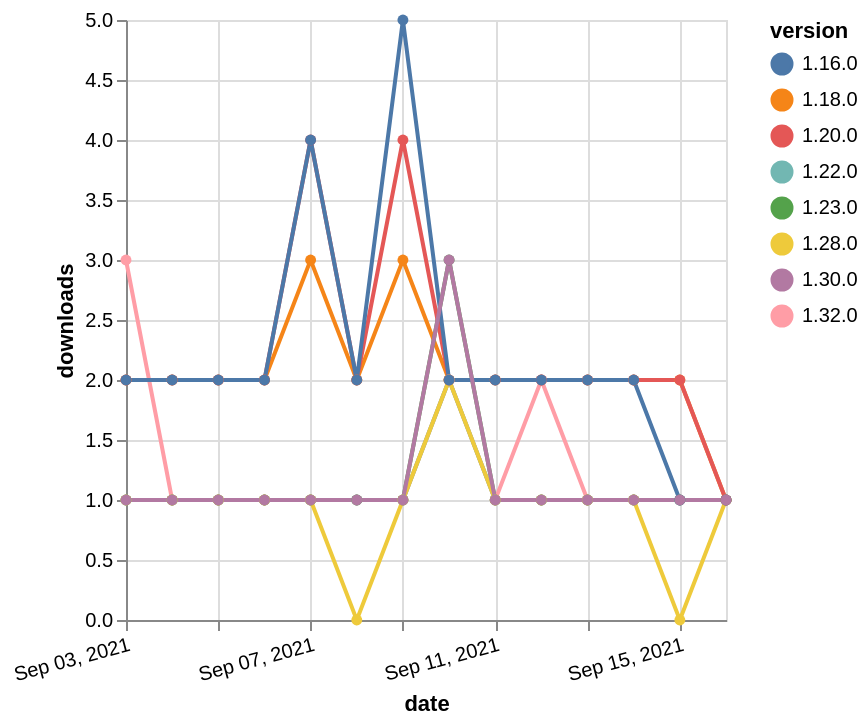

Vega-Lite specification for this chart:
### Vega-Lite specification from a JSON file in a GitHub repository (floating-point values rounded to 4 significant figures)
{"$schema": "https://vega.github.io/schema/vega-lite/v5.json", "description": "A simple bar chart with embedded data.", "data": {"values": [{"date": "2021-09-03", "total": 2587, "delta": 2, "version": "1.18.0"}, {"date": "2021-09-04", "total": 2589, "delta": 2, "version": "1.18.0"}, {"date": "2021-09-05", "total": 2591, "delta": 2, "version": "1.18.0"}, {"date": "2021-09-06", "total": 2593, "delta": 2, "version": "1.18.0"}, {"date": "2021-09-07", "total": 2596, "delta": 3, "version": "1.18.0"}, {"date": "2021-09-08", "total": 2598, "delta": 2, "version": "1.18.0"}, {"date": "2021-09-09", "total": 2601, "delta": 3, "version": "1.18.0"}, {"date": "2021-09-10", "total": 2603, "delta": 2, "version": "1.18.0"}, {"date": "2021-09-11", "total": 2605, "delta": 2, "version": "1.18.0"}, {"date": "2021-09-12", "total": 2607, "delta": 2, "version": "1.18.0"}, {"date": "2021-09-13", "total": 2609, "delta": 2, "version": "1.18.0"}, {"date": "2021-09-14", "total": 2611, "delta": 2, "version": "1.18.0"}, {"date": "2021-09-15", "total": 2613, "delta": 2, "version": "1.18.0"}, {"date": "2021-09-16", "total": 2614, "delta": 1, "version": "1.18.0"}, {"date": "2021-09-03", "total": 119, "delta": 3, "version": "1.32.0"}, {"date": "2021-09-04", "total": 120, "delta": 1, "version": "1.32.0"}, {"date": "2021-09-05", "total": 121, "delta": 1, "version": "1.32.0"}, {"date": "2021-09-06", "total": 122, "delta": 1, "version": "1.32.0"}, {"date": "2021-09-07", "total": 123, "delta": 1, "version": "1.32.0"}, {"date": "2021-09-08", "total": 124, "delta": 1, "version": "1.32.0"}, {"date": "2021-09-09", "total": 125, "delta": 1, "version": "1.32.0"}, {"date": "2021-09-10", "total": 127, "delta": 2, "version": "1.32.0"}, {"date": "2021-09-11", "total": 128, "delta": 1, "version": "1.32.0"}, {"date": "2021-09-12", "total": 130, "delta": 2, "version": "1.32.0"}, {"date": "2021-09-13", "total": 131, "delta": 1, "version": "1.32.0"}, {"date": "2021-09-14", "total": 132, "delta": 1, "version": "1.32.0"}, {"date": "2021-09-15", "total": 133, "delta": 1, "version": "1.32.0"}, {"date": "2021-09-16", "total": 134, "delta": 1, "version": "1.32.0"}, {"date": "2021-09-03", "total": 236, "delta": 1, "version": "1.22.0"}, {"date": "2021-09-04", "total": 237, "delta": 1, "version": "1.22.0"}, {"date": "2021-09-05", "total": 238, "delta": 1, "version": "1.22.0"}, {"date": "2021-09-06", "total": 239, "delta": 1, "version": "1.22.0"}, {"date": "2021-09-07", "total": 240, "delta": 1, "version": "1.22.0"}, {"date": "2021-09-08", "total": 241, "delta": 1, "version": "1.22.0"}, {"date": "2021-09-09", "total": 242, "delta": 1, "version": "1.22.0"}, {"date": "2021-09-10", "total": 244, "delta": 2, "version": "1.22.0"}, {"date": "2021-09-11", "total": 245, "delta": 1, "version": "1.22.0"}, {"date": "2021-09-12", "total": 246, "delta": 1, "version": "1.22.0"}, {"date": "2021-09-13", "total": 247, "delta": 1, "version": "1.22.0"}, {"date": "2021-09-14", "total": 248, "delta": 1, "version": "1.22.0"}, {"date": "2021-09-15", "total": 249, "delta": 1, "version": "1.22.0"}, {"date": "2021-09-16", "total": 250, "delta": 1, "version": "1.22.0"}, {"date": "2021-09-03", "total": 335, "delta": 1, "version": "1.23.0"}, {"date": "2021-09-04", "total": 336, "delta": 1, "version": "1.23.0"}, {"date": "2021-09-05", "total": 337, "delta": 1, "version": "1.23.0"}, {"date": "2021-09-06", "total": 338, "delta": 1, "version": "1.23.0"}, {"date": "2021-09-07", "total": 339, "delta": 1, "version": "1.23.0"}, {"date": "2021-09-08", "total": 340, "delta": 1, "version": "1.23.0"}, {"date": "2021-09-09", "total": 341, "delta": 1, "version": "1.23.0"}, {"date": "2021-09-10", "total": 344, "delta": 3, "version": "1.23.0"}, {"date": "2021-09-11", "total": 345, "delta": 1, "version": "1.23.0"}, {"date": "2021-09-12", "total": 346, "delta": 1, "version": "1.23.0"}, {"date": "2021-09-13", "total": 347, "delta": 1, "version": "1.23.0"}, {"date": "2021-09-14", "total": 348, "delta": 1, "version": "1.23.0"}, {"date": "2021-09-15", "total": 349, "delta": 1, "version": "1.23.0"}, {"date": "2021-09-16", "total": 350, "delta": 1, "version": "1.23.0"}, {"date": "2021-09-03", "total": 160, "delta": 1, "version": "1.28.0"}, {"date": "2021-09-04", "total": 161, "delta": 1, "version": "1.28.0"}, {"date": "2021-09-05", "total": 162, "delta": 1, "version": "1.28.0"}, {"date": "2021-09-06", "total": 163, "delta": 1, "version": "1.28.0"}, {"date": "2021-09-07", "total": 164, "delta": 1, "version": "1.28.0"}, {"date": "2021-09-08", "total": 164, "delta": 0, "version": "1.28.0"}, {"date": "2021-09-09", "total": 165, "delta": 1, "version": "1.28.0"}, {"date": "2021-09-10", "total": 167, "delta": 2, "version": "1.28.0"}, {"date": "2021-09-11", "total": 168, "delta": 1, "version": "1.28.0"}, {"date": "2021-09-12", "total": 169, "delta": 1, "version": "1.28.0"}, {"date": "2021-09-13", "total": 170, "delta": 1, "version": "1.28.0"}, {"date": "2021-09-14", "total": 171, "delta": 1, "version": "1.28.0"}, {"date": "2021-09-15", "total": 171, "delta": 0, "version": "1.28.0"}, {"date": "2021-09-16", "total": 172, "delta": 1, "version": "1.28.0"}, {"date": "2021-09-03", "total": 2507, "delta": 2, "version": "1.20.0"}, {"date": "2021-09-04", "total": 2509, "delta": 2, "version": "1.20.0"}, {"date": "2021-09-05", "total": 2511, "delta": 2, "version": "1.20.0"}, {"date": "2021-09-06", "total": 2513, "delta": 2, "version": "1.20.0"}, {"date": "2021-09-07", "total": 2517, "delta": 4, "version": "1.20.0"}, {"date": "2021-09-08", "total": 2519, "delta": 2, "version": "1.20.0"}, {"date": "2021-09-09", "total": 2523, "delta": 4, "version": "1.20.0"}, {"date": "2021-09-10", "total": 2525, "delta": 2, "version": "1.20.0"}, {"date": "2021-09-11", "total": 2527, "delta": 2, "version": "1.20.0"}, {"date": "2021-09-12", "total": 2529, "delta": 2, "version": "1.20.0"}, {"date": "2021-09-13", "total": 2531, "delta": 2, "version": "1.20.0"}, {"date": "2021-09-14", "total": 2533, "delta": 2, "version": "1.20.0"}, {"date": "2021-09-15", "total": 2535, "delta": 2, "version": "1.20.0"}, {"date": "2021-09-16", "total": 2536, "delta": 1, "version": "1.20.0"}, {"date": "2021-09-03", "total": 3115, "delta": 2, "version": "1.16.0"}, {"date": "2021-09-04", "total": 3117, "delta": 2, "version": "1.16.0"}, {"date": "2021-09-05", "total": 3119, "delta": 2, "version": "1.16.0"}, {"date": "2021-09-06", "total": 3121, "delta": 2, "version": "1.16.0"}, {"date": "2021-09-07", "total": 3125, "delta": 4, "version": "1.16.0"}, {"date": "2021-09-08", "total": 3127, "delta": 2, "version": "1.16.0"}, {"date": "2021-09-09", "total": 3132, "delta": 5, "version": "1.16.0"}, {"date": "2021-09-10", "total": 3134, "delta": 2, "version": "1.16.0"}, {"date": "2021-09-11", "total": 3136, "delta": 2, "version": "1.16.0"}, {"date": "2021-09-12", "total": 3138, "delta": 2, "version": "1.16.0"}, {"date": "2021-09-13", "total": 3140, "delta": 2, "version": "1.16.0"}, {"date": "2021-09-14", "total": 3142, "delta": 2, "version": "1.16.0"}, {"date": "2021-09-15", "total": 3143, "delta": 1, "version": "1.16.0"}, {"date": "2021-09-16", "total": 3144, "delta": 1, "version": "1.16.0"}, {"date": "2021-09-03", "total": 171, "delta": 1, "version": "1.30.0"}, {"date": "2021-09-04", "total": 172, "delta": 1, "version": "1.30.0"}, {"date": "2021-09-05", "total": 173, "delta": 1, "version": "1.30.0"}, {"date": "2021-09-06", "total": 174, "delta": 1, "version": "1.30.0"}, {"date": "2021-09-07", "total": 175, "delta": 1, "version": "1.30.0"}, {"date": "2021-09-08", "total": 176, "delta": 1, "version": "1.30.0"}, {"date": "2021-09-09", "total": 177, "delta": 1, "version": "1.30.0"}, {"date": "2021-09-10", "total": 180, "delta": 3, "version": "1.30.0"}, {"date": "2021-09-11", "total": 181, "delta": 1, "version": "1.30.0"}, {"date": "2021-09-12", "total": 182, "delta": 1, "version": "1.30.0"}, {"date": "2021-09-13", "total": 183, "delta": 1, "version": "1.30.0"}, {"date": "2021-09-14", "total": 184, "delta": 1, "version": "1.30.0"}, {"date": "2021-09-15", "total": 185, "delta": 1, "version": "1.30.0"}, {"date": "2021-09-16", "total": 186, "delta": 1, "version": "1.30.0"}]}, "width": "container", "mark": {"type": "line", "point": {"filled": true}}, "encoding": {"x": {"field": "date", "type": "temporal", "timeUnit": "yearmonthdate", "title": "date", "axis": {"labelAngle": -15}}, "y": {"field": "delta", "type": "quantitative", "title": "downloads"}, "color": {"field": "version", "type": "nominal"}, "tooltip": {"field": "delta"}}}
